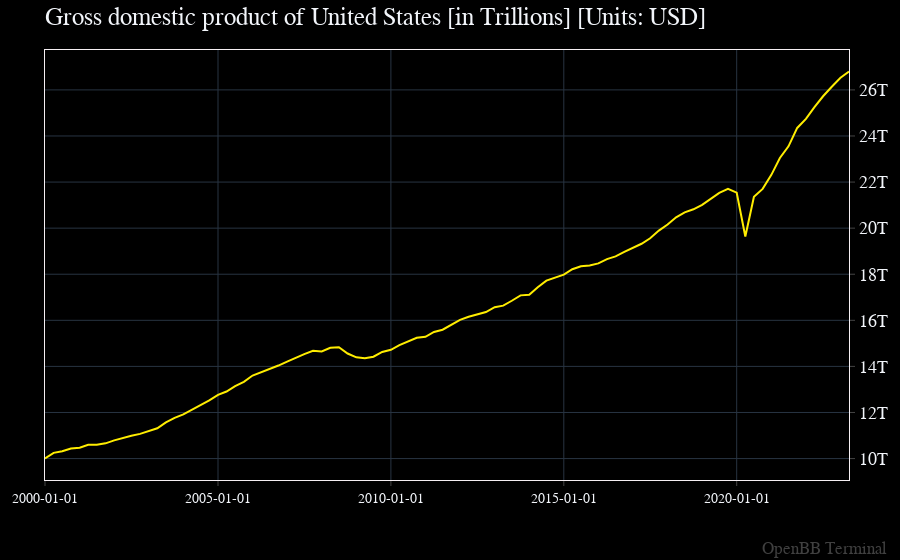

The cell this chart's notebook holds for it:
### Markdown cell above
<!-- map [-p {1d,1w,1m,3m,6m,1y}] [-t {GC,world,full,etf}] -->
finviz = openbb.economy.macro_chart()

### Code cell
finviz = openbb.economy.macro_chart(parameters= ['GDP'], countries=['United States'], start_date="2000-01-01")
finviz
